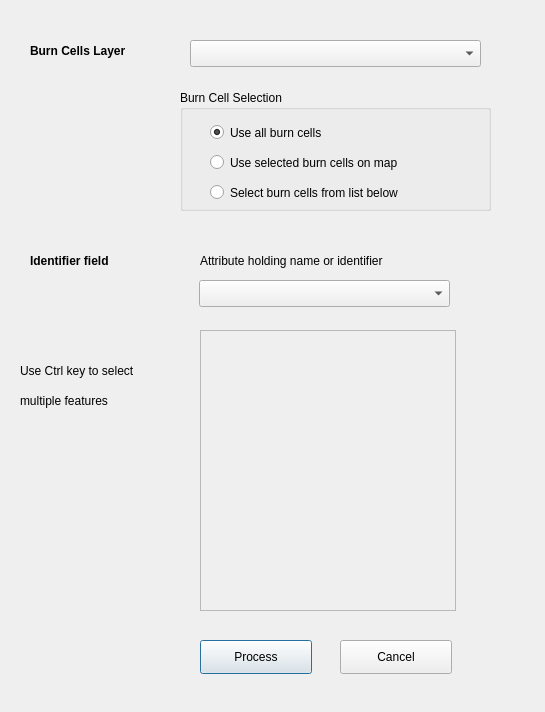
<?xml version="1.0" encoding="UTF-8"?>
<ui version="4.0">
 <class>BurnModellingSelectorDialog</class>
 <widget class="QDialog" name="BurnModellingSelectorDialog">
  <property name="geometry">
   <rect>
    <x>0</x>
    <y>0</y>
    <width>545</width>
    <height>712</height>
   </rect>
  </property>
  <property name="windowTitle">
   <string>Dialog</string>
  </property>
  <widget class="QgsMapLayerComboBox" name="mMapLayerComboBox">
   <property name="geometry">
    <rect>
     <x>190</x>
     <y>40</y>
     <width>291</width>
     <height>27</height>
    </rect>
   </property>
  </widget>
  <widget class="QgsFieldComboBox" name="mFieldComboBox">
   <property name="geometry">
    <rect>
     <x>199</x>
     <y>280</y>
     <width>251</width>
     <height>27</height>
    </rect>
   </property>
  </widget>
  <widget class="QGroupBox" name="groupBox">
   <property name="geometry">
    <rect>
     <x>180</x>
     <y>90</y>
     <width>311</width>
     <height>121</height>
    </rect>
   </property>
   <property name="title">
    <string>Burn Cell Selection</string>
   </property>
   <widget class="QRadioButton" name="rad_map_selection">
    <property name="geometry">
     <rect>
      <x>30</x>
      <y>60</y>
      <width>261</width>
      <height>25</height>
     </rect>
    </property>
    <property name="text">
     <string>Use selected burn cells on map</string>
    </property>
   </widget>
   <widget class="QRadioButton" name="rad_all_polys">
    <property name="geometry">
     <rect>
      <x>30</x>
      <y>30</y>
      <width>171</width>
      <height>25</height>
     </rect>
    </property>
    <property name="text">
     <string>Use all burn cells</string>
    </property>
    <property name="checked">
     <bool>true</bool>
    </property>
   </widget>
   <widget class="QRadioButton" name="rad_list_selection">
    <property name="geometry">
     <rect>
      <x>30</x>
      <y>90</y>
      <width>261</width>
      <height>25</height>
     </rect>
    </property>
    <property name="text">
     <string>Select burn cells from list below</string>
    </property>
   </widget>
  </widget>
  <widget class="QLabel" name="label">
   <property name="geometry">
    <rect>
     <x>30</x>
     <y>40</y>
     <width>151</width>
     <height>21</height>
    </rect>
   </property>
   <property name="font">
    <font>
     <weight>75</weight>
     <bold>true</bold>
    </font>
   </property>
   <property name="text">
    <string>Burn Cells Layer</string>
   </property>
  </widget>
  <widget class="QLabel" name="label_2">
   <property name="geometry">
    <rect>
     <x>200</x>
     <y>250</y>
     <width>281</width>
     <height>21</height>
    </rect>
   </property>
   <property name="text">
    <string>Attribute holding name or identifier</string>
   </property>
  </widget>
  <widget class="QTableWidget" name="tableWidget">
   <property name="enabled">
    <bool>false</bool>
   </property>
   <property name="geometry">
    <rect>
     <x>200</x>
     <y>330</y>
     <width>256</width>
     <height>281</height>
    </rect>
   </property>
   <property name="selectionMode">
    <enum>QAbstractItemView::ExtendedSelection</enum>
   </property>
   <property name="rowCount">
    <number>0</number>
   </property>
   <property name="columnCount">
    <number>2</number>
   </property>
   <attribute name="horizontalHeaderVisible">
    <bool>false</bool>
   </attribute>
   <attribute name="verticalHeaderVisible">
    <bool>false</bool>
   </attribute>
   <column/>
   <column/>
  </widget>
  <widget class="QLabel" name="label_3">
   <property name="geometry">
    <rect>
     <x>30</x>
     <y>250</y>
     <width>151</width>
     <height>21</height>
    </rect>
   </property>
   <property name="font">
    <font>
     <weight>75</weight>
     <bold>true</bold>
    </font>
   </property>
   <property name="text">
    <string>Identifier field</string>
   </property>
  </widget>
  <widget class="QPushButton" name="btn_process">
   <property name="geometry">
    <rect>
     <x>200</x>
     <y>640</y>
     <width>112</width>
     <height>34</height>
    </rect>
   </property>
   <property name="text">
    <string>Process</string>
   </property>
  </widget>
  <widget class="QPushButton" name="btn_cancel">
   <property name="geometry">
    <rect>
     <x>340</x>
     <y>640</y>
     <width>112</width>
     <height>34</height>
    </rect>
   </property>
   <property name="text">
    <string>Cancel</string>
   </property>
  </widget>
  <widget class="QLabel" name="label_4">
   <property name="geometry">
    <rect>
     <x>20</x>
     <y>360</y>
     <width>161</width>
     <height>21</height>
    </rect>
   </property>
   <property name="text">
    <string>Use Ctrl key to select</string>
   </property>
  </widget>
  <widget class="QLabel" name="label_5">
   <property name="geometry">
    <rect>
     <x>20</x>
     <y>390</y>
     <width>161</width>
     <height>21</height>
    </rect>
   </property>
   <property name="text">
    <string>multiple features</string>
   </property>
  </widget>
  <zorder>groupBox</zorder>
  <zorder>mMapLayerComboBox</zorder>
  <zorder>mFieldComboBox</zorder>
  <zorder>label</zorder>
  <zorder>label_2</zorder>
  <zorder>tableWidget</zorder>
  <zorder>label_3</zorder>
  <zorder>btn_process</zorder>
  <zorder>btn_cancel</zorder>
  <zorder>label_4</zorder>
  <zorder>label_5</zorder>
 </widget>
 <customwidgets>
  <customwidget>
   <class>QgsFieldComboBox</class>
   <extends>QComboBox</extends>
   <header>qgis.gui</header>
  </customwidget>
  <customwidget>
   <class>QgsMapLayerComboBox</class>
   <extends>QComboBox</extends>
   <header>qgis.gui</header>
  </customwidget>
 </customwidgets>
 <resources/>
 <connections>
  <connection>
   <sender>btn_cancel</sender>
   <signal>clicked()</signal>
   <receiver>BurnModellingSelectorDialog</receiver>
   <slot>close()</slot>
   <hints>
    <hint type="sourcelabel">
     <x>395</x>
     <y>556</y>
    </hint>
    <hint type="destinationlabel">
     <x>272</x>
     <y>309</y>
    </hint>
   </hints>
  </connection>
  <connection>
   <sender>btn_process</sender>
   <signal>clicked()</signal>
   <receiver>BurnModellingSelectorDialog</receiver>
   <slot>accept()</slot>
   <hints>
    <hint type="sourcelabel">
     <x>255</x>
     <y>556</y>
    </hint>
    <hint type="destinationlabel">
     <x>272</x>
     <y>309</y>
    </hint>
   </hints>
  </connection>
 </connections>
</ui>
